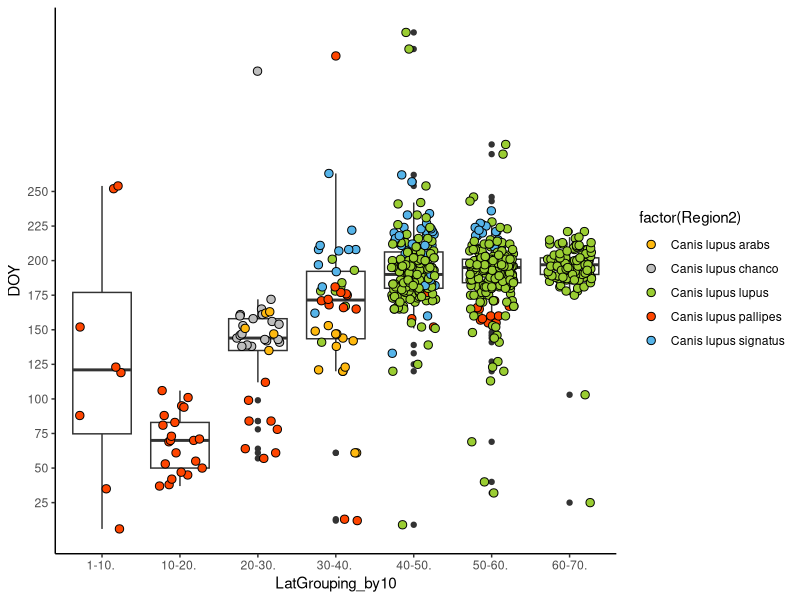
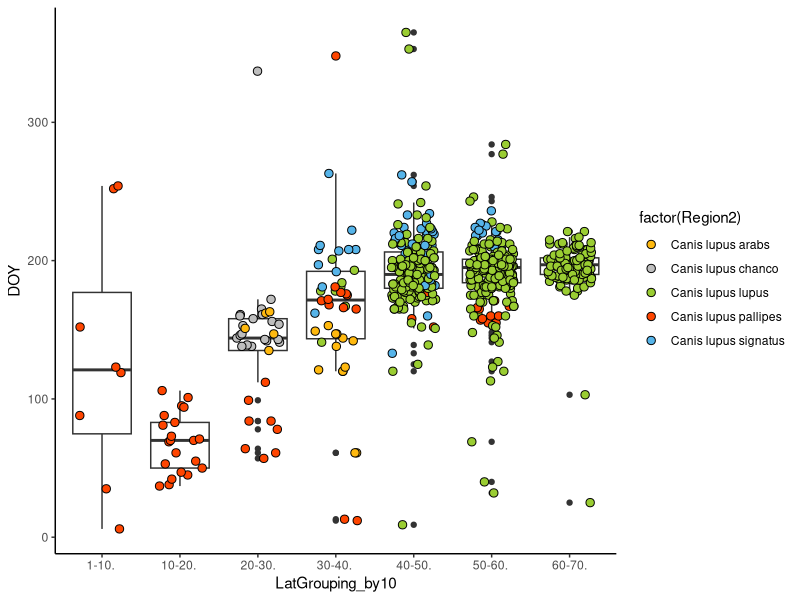
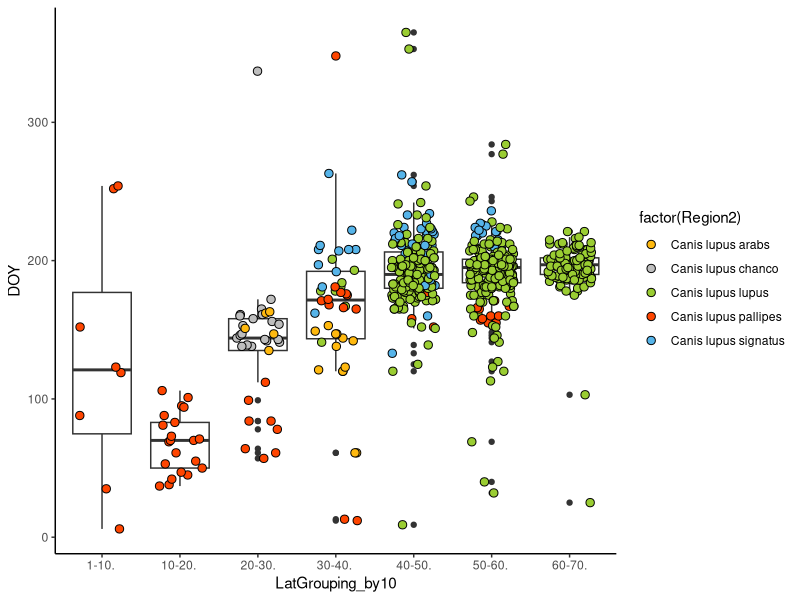

These figures' R source, in order:
# Figure 3a - Captive wolf boxplot 

library (dplyr)
library(ggplot2)

dat <- read.csv("2026_May15_final_plotting_captivevswild_lat.csv", header=TRUE)

# Final - Figure 3c captive vs wild wolf box plot 
Captive <-  subset(dat, Group=="captive")

p1=Captive %>% ggplot(aes(x=LatGrouping_by10, y=DOY))+  
  geom_boxplot()+
  geom_point(position=position_jitterdodge(jitter.width=2, dodge.width = 0), 
             pch=21, size=2.5, aes(fill=factor(Region2)))
p2 <- p1+scale_fill_manual(values=c("darkgoldenrod1", "gray", "olivedrab3", "orangered", "#56B4E9" )) + theme_classic()


p2 + scale_y_continuous(breaks = round(seq(min(25), max(250), by = 25),0)) 
p2

ggsave("May15_Figure1c.pdf", width=10,height=4)
